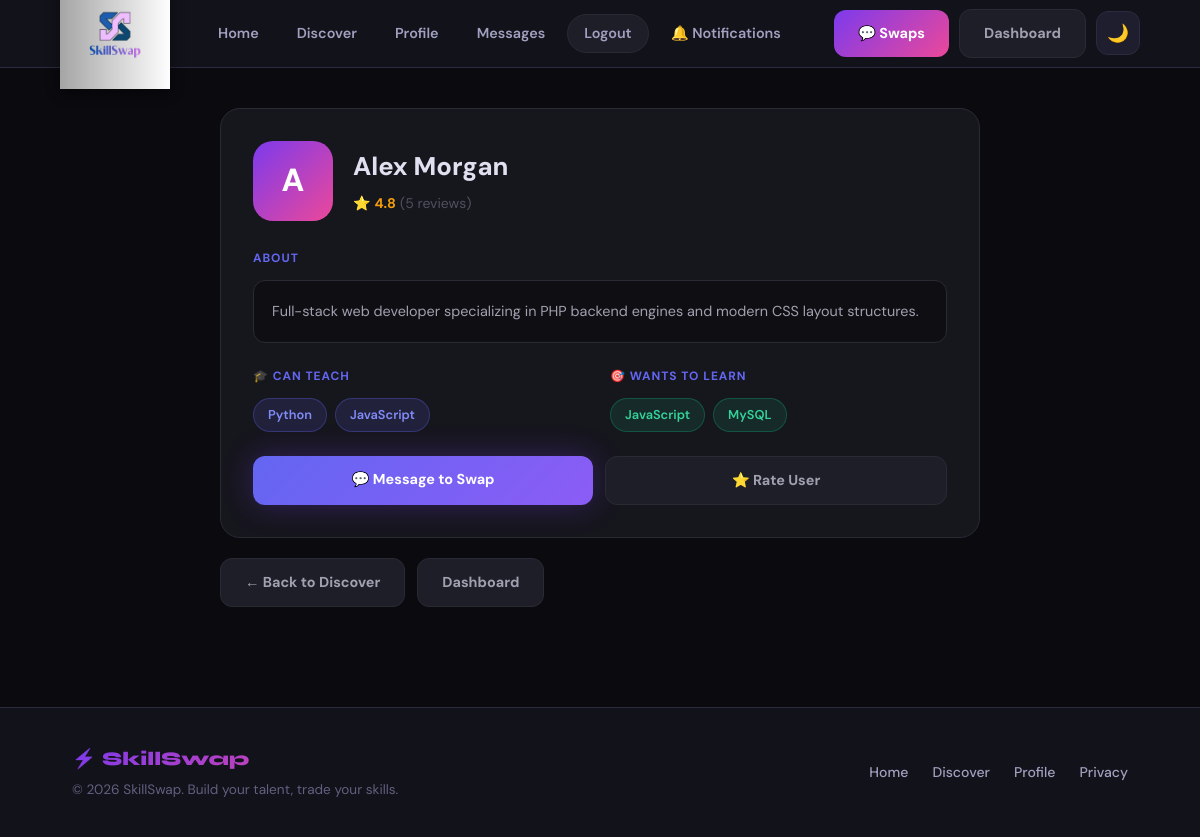
The page /view_profile.php?id=4 (signed in) on the database its author committed.
### tables this page shows
CREATE TABLE `users` (
  `user_id` int(11) NOT NULL,
  `email` varchar(255) NOT NULL,
  `password_hash` varchar(255) NOT NULL,
  `username` varchar(100) DEFAULT NULL,
  `first_name` varchar(100) DEFAULT NULL,
  `last_name` varchar(100) DEFAULT NULL,
  `bio` text DEFAULT NULL,
  `location` varchar(100) DEFAULT NULL,
  `profile_picture` varchar(255) DEFAULT NULL,
  `city` varchar(100) DEFAULT NULL,
  `user_location` varchar(100) DEFAULT NULL,
  `rating_average` decimal(2,1) DEFAULT 0.0,
  `total_reviews` int(11) DEFAULT 0,
  `is_verified` tinyint(1) DEFAULT 0,
  `account_status` enum('active','suspended','deleted') DEFAULT 'active',
  `created_at` timestamp NOT NULL DEFAULT current_timestamp(),
  `updated_at` timestamp NOT NULL DEFAULT current_timestamp() ON UPDATE current_timestamp(),
  `country` varchar(100) DEFAULT NULL
);

### view_profile.php (the view, shortened to what this page needs)
<?php
include 'db.php';
include 'includes/header.php';
$user_id_to_view = isset($_GET['id']) ? intval($_GET['id']) : 0;
$stmt = $conn->prepare("
    SELECT user_id AS id,
           CONCAT(first_name, ' ', last_name) AS name,
           bio, user_location AS location,
           rating_average, total_reviews
    FROM users WHERE user_id = ?
");
$stmt->bind_param("i", $user_id_to_view);
$stmt->execute();
$user = $stmt->get_result()->fetch_assoc();
$skills_teach = [];
$skills_learn  = [];
$sk = $conn->prepare("
    SELECT us.type_name AS skill_direction, s.skill_name
    FROM user_skills us
    JOIN skills s ON us.skill_id = s.skill_id
    WHERE us.user_id = ?
");
$sk->bind_param("i", $user_id_to_view);
$sk->execute();
$sk_result = $sk->get_result();
while ($row = $sk_result->fetch_assoc()) {
    $direction = strtolower(trim($row['skill_direction']));
    if ($direction === 'teach') {
        $skills_teach[] = $row['skill_name'];
    } elseif ($direction === 'learn') {
        $skills_learn[] = $row['skill_name'];
    }
}
$grads = [
    'linear-gradient(135deg,#7c3aed,#ec4899)',
    'linear-gradient(135deg,#06b6d4,#7c3aed)',
    'linear-gradient(135deg,#f59e0b,#ec4899)',
    'linear-gradient(135deg,#10b981,#06b6d4)',
];
$grad    = $grads[$user_id_to_view % count($grads)];
$initial = strtoupper(substr($user['name'] ?? 'U', 0, 1));
?>
<div class="vp-wrap">
    <div class="vp-card">
        <div class="vp-header">
            <div class="vp-av" style="background:<?= $grad ?>"><?= $initial ?></div>
            <div style="flex:1;">
                <div class="vp-name"><?= htmlspecialchars($user['name']) ?></div>
                <div class="vp-meta-row">
                    <?php if (!empty($user['total_reviews']) && $user['total_reviews'] > 0): ?>
                        <div class="vp-rating">
                            ⭐ <span class="vp-rating-num"><?= number_format($user['rating_average'], 1) ?></span>
                            (<?= $user['total_reviews'] ?> <?= $user['total_reviews'] == 1 ? 'review' : 'reviews' ?>)
                        </div>
                    <?php else: ?>
                        <div class="vp-rating" style="opacity:0.5;">⭐ No reviews yet</div>
                    <?php endif; ?>
                </div>
            </div>
        </div>
        <div style="margin-bottom:24px;">
            <div class="vp-section-title">About</div>
            <div class="vp-bio">
                <?= !empty($user['bio']) ? nl2br(htmlspecialchars($user['bio'])) : "This user hasn't added a bio yet." ?>
            </div>
        </div>
        <div style="display:grid;grid-template-columns:1fr 1fr;gap:20px;margin-bottom:24px;">
            <div>
                <div class="vp-section-title">🎓 Can Teach</div>
                <div class="skill-grid">
                    <?php if (!empty($skills_teach)): ?>
                        <?php foreach ($skills_teach as $skill): ?>
                            <span class="skill-pill skill-teach"><?= htmlspecialchars($skill) ?></span>
                        <?php endforeach; ?>
                    <?php else: ?>
                        <span class="empty-skill">No teach skills listed yet</span>
                    <?php endif; ?>
                </div>
            </div>
            <div>
                <div class="vp-section-title">🎯 Wants to Learn</div>
                <div class="skill-grid">
                    <?php if (!empty($skills_learn)): ?>
                        <?php foreach ($skills_learn as $skill): ?>
                            <span class="skill-pill skill-learn"><?= htmlspecialchars($skill) ?></span>
                        <?php endforeach; ?>
                    <?php else: ?>
                        <span class="empty-skill">No learn skills listed yet</span>
                    <?php endif; ?>
                </div>
            </div>
        </div>
       <?php if (isset($_SESSION['user_id']) && $user['id'] != $_SESSION['user_id']): ?>
    <div class="vp-actions">
        <a href="chat.php?user_id=<?= $user['id'] ?>" class="btn btn-primary" style="flex:1;">
            💬 Message to Swap
        </a>
        <a href="add_rating.php?reviewed_id=<?= $user['id'] ?>" class="btn btn-secondary" style="flex:1; text-align:center;">
            ⭐ Rate User
        </a>
    </div>
        <?php elseif (!isset($_SESSION['user_id'])): ?>
            <div style="text-align:center;padding:16px;background:#1e1e28;border-radius:10px;border:1px solid #2a2a35;">
                <p style="color:#a0a0b0;margin:0;">Please <a href="login.php" style="color:#6366f1;font-weight:700;">log in</a> to message this user.</p>
            </div>
        <?php endif; ?>
    </div>
    <div style="display:flex;gap:12px;flex-wrap:wrap;">
        <a href="discovery.php" class="btn btn-secondary">← Back to Discover</a>
        <a href="dashboard.php" class="btn btn-secondary">Dashboard</a>
    </div>
</div>
<?php include 'includes/footer.php'; ?>

### style.css (style rules this page uses)
:root { --bg: #0a0a0f; --bg2: #12121a; --bg3: #1a1a26; --surface: #1e1e2e; --surface2: #252538; --border: #2a2a40; --border2: #3a3a55; --text: #f0f0ff; --text2: #a0a0c0; --text3: #606080; --violet: #7c3aed; --violet-l: #9f67ff; --violet-d: #5b21b6; --pink: #ec4899; --pink-l: #f472b6; --cyan: #06b6d4; --cyan-l: #22d3ee; --amber: #f59e0b; --amber-l: #fbbf24; --green: #10b981; --green-l: #34d399; --red: #ef4444; --grad-main: linear-gradient(135deg, #7c3aed 0%, #ec4899 100%); --grad-cyan: linear-gradient(135deg, #06b6d4 0%, #7c3aed 100%); --grad-warm: linear-gradient(135deg, #f59e0b 0%, #ec4899 100%); --grad-green: linear-gradient(135deg, #10b981 0%, #06b6d4 100%); --nav-h: 68px; --radius: 14px; --radius-lg: 20px; --radius-xl: 28px; --shadow: 0 4px 24px rgba(0,0,0,0.4); --shadow-lg: 0 8px 40px rgba(0,0,0,0.5); --glow-v: 0 0 30px rgba(124,58,237,0.3); --glow-p: 0 0 30px rgba(236,72,153,0.3); }
*, *::before, *::after { box-sizing: border-box; margin: 0; padding: 0; }
html { scroll-behavior: smooth; }
body { background: var(--bg); color: var(--text); font-family: 'DM Sans', sans-serif; font-size: 1rem; line-height: 1.6; min-height: 100vh; transition: background .3s, color .3s; }
a { color: var(--violet-l); text-decoration: none; }
.btn { display: inline-flex; align-items: center; justify-content: center; gap: 8px; padding: 12px 28px; border-radius: var(--radius); font-family: 'DM Sans', sans-serif; font-size: 0.95rem; font-weight: 600; cursor: pointer; border: none; transition: all .2s; text-decoration: none; white-space: nowrap; }
.btn-primary { background: var(--grad-main); color: #fff; box-shadow: var(--glow-v); }
.btn-secondary { background: var(--surface); color: var(--text); border: 1px solid var(--border); }

### view_profile.php (style rules this page uses)
.vp-wrap { max-width: 800px; margin: 40px auto; padding: 0 20px 60px; }
.vp-card { background: #16161d; border: 1px solid #2a2a35; border-radius: 20px; padding: 32px; margin-bottom: 20px; }
.vp-header { display: flex; align-items: center; gap: 20px; margin-bottom: 28px; flex-wrap: wrap; }
.vp-av { width: 80px; height: 80px; border-radius: 20px; display: flex; align-items: center; justify-content: center; font-size: 2rem; font-weight: 800; color: #fff; flex-shrink: 0; }
.vp-name { font-size: 1.6rem; font-weight: 800; color: #e0e0f0; margin-bottom: 4px; }
.vp-meta-row { display: flex; gap: 16px; align-items: center; flex-wrap: wrap; }
.vp-location, .vp-rating { color: #505060; font-size: 0.875rem; display: flex; align-items: center; gap: 4px; }
.vp-rating-num { color: #f59e0b; font-weight: 700; }
.vp-section-title { font-size: 0.75rem; font-weight: 700; color: #6366f1; text-transform: uppercase; letter-spacing: 0.08em; margin-bottom: 12px; }
.vp-bio { color: #a0a0b0; line-height: 1.7; background: #0f0f13; padding: 18px; border-radius: 12px; border: 1px solid #2a2a35; font-size: 0.9rem; }
.skill-grid { display: flex; flex-wrap: wrap; gap: 8px; }
.skill-pill { padding: 6px 14px; border-radius: 99px; font-size: 0.8rem; font-weight: 600; }
.skill-teach { background: rgba(99,102,241,0.15); color: #818cf8; border: 1px solid rgba(99,102,241,0.3); }
.skill-learn { background: rgba(16,185,129,0.12); color: #34d399; border: 1px solid rgba(16,185,129,0.3); }
.vp-actions { display: flex; gap: 12px; flex-wrap: wrap; margin-top: 24px; }
.btn { padding: 12px 24px; border-radius: 12px; text-decoration: none; font-weight: 700; font-size: 0.9rem; display: inline-block; text-align: center; border: none; cursor: pointer; }
.btn-primary { background: linear-gradient(135deg,#6366f1,#8b5cf6); color: #fff; }
.btn-secondary { background: #1e1e28; color: #a0a0b0; border: 1px solid #2a2a35; }

### rows shown on the page
users: rating_average "4.8", total_reviews "5", bio "Full-stack web developer specializing in PHP backend engines and modern CSS layout structures."

### other values the page prints
$initial "A"
$user['name'] "Alex Morgan"
$skill "Python"
$skill "JavaScript"
$skill "MySQL"
